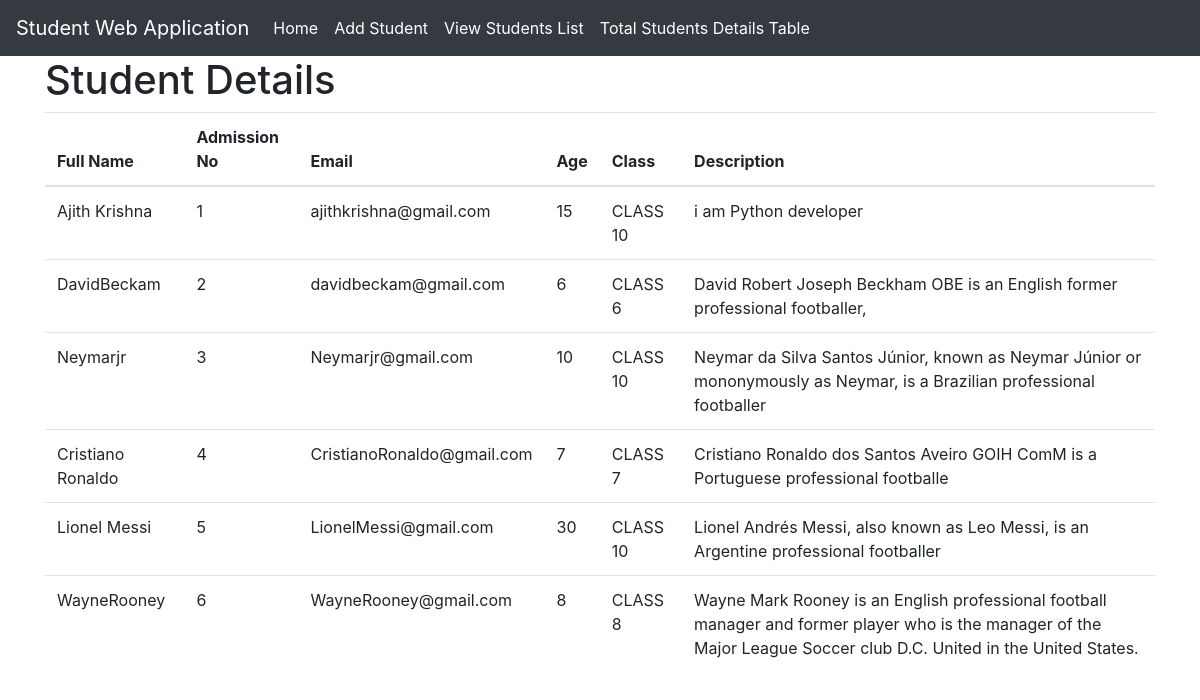
Page /total_student_list/ on the committed database.
### studentapp/models.py (models this page shows, shortened)
class Student(models.Model):
    admission_no =CharField(max_length=10, unique=True)
    full_name = CharField(max_length=50)
    email =EmailField(max_length=100)
    age = IntegerField()
    class_level = ForeignKey(CLASS_CHOICES, on_delete=models.CASCADE)
    description = TextField()
    image = ImageField(upload_to='static/img')
    marklist = FileField(upload_to='static/marklists/')

class CLASS_CHOICES(models.Model):
    name=CharField(max_length=50)
    def __str__(self):
        return self.name

### studentapp/views.py (the view)
# urls.py: path('total_student_list/', views.TotalStudents, name='total'),
def TotalStudents(request):
    students = Student.objects.all()
    return render(request, 'student/total_students.html', {'students': students})

### templates/student/total_students.html
{% extends 'student/base.html' %}
{% block content %}
<div class="container">
  <h1>Student Details</h1>
  <table class="table">
    <thead>
      <tr>
        <th>Full Name</th>
        <th>Admission No</th>
        <th>Email</th>
        <th>Age</th>
        <th>Class</th>
        <th>Description</th>
      </tr>
    </thead>
    <tbody>
      {% for student in students %}
      <tr>
        <td>{{ student.full_name }}</td>
        <td>{{ student.admission_no }}</td>
        <td>{{ student.email }}</td>
        <td>{{ student.age }}</td>
        <td>{{ student.class_level }}</td>
        <td>{{ student.description }}</td>
      </tr>
      {% endfor %}
    </tbody>
  </table>
</div>
{% endblock %}

### rows in the picture
Student: full_name "Ajith Krishna", admission_no "1", email "ajithkrishna@gmail.com", age "15", class_level "CLASS 10", description "i am Python developer"
Student: full_name "DavidBeckam", admission_no "2", email "davidbeckam@gmail.com", age "6", class_level "CLASS 6", description "David Robert Joseph Beckham OBE is an English former professional footballer,"
Student: full_name "Neymarjr", admission_no "3", email "Neymarjr@gmail.com", age "10", class_level "CLASS 10", description "Neymar da Silva Santos Júnior, known as Neymar Júnior or mononymously as Neymar, is a Brazilian professional footballer"
Student: full_name "Cristiano Ronaldo", admission_no "4", email "CristianoRonaldo@gmail.com", age "7", class_level "CLASS 7", description "Cristiano Ronaldo dos Santos Aveiro GOIH ComM is a Portuguese professional footballe"
Student: full_name "Lionel Messi", admission_no "5", email "LionelMessi@gmail.com", age "30", class_level "CLASS 10", description "Lionel Andrés Messi, also known as Leo Messi, is an Argentine professional footballer"
Student: full_name "WayneRooney", admission_no "6", email "WayneRooney@gmail.com", age "8", class_level "CLASS 8", description "Wayne Mark Rooney is an English professional football manager and former player who is the manager of the Major League Soccer club D.C. United in the United States."
